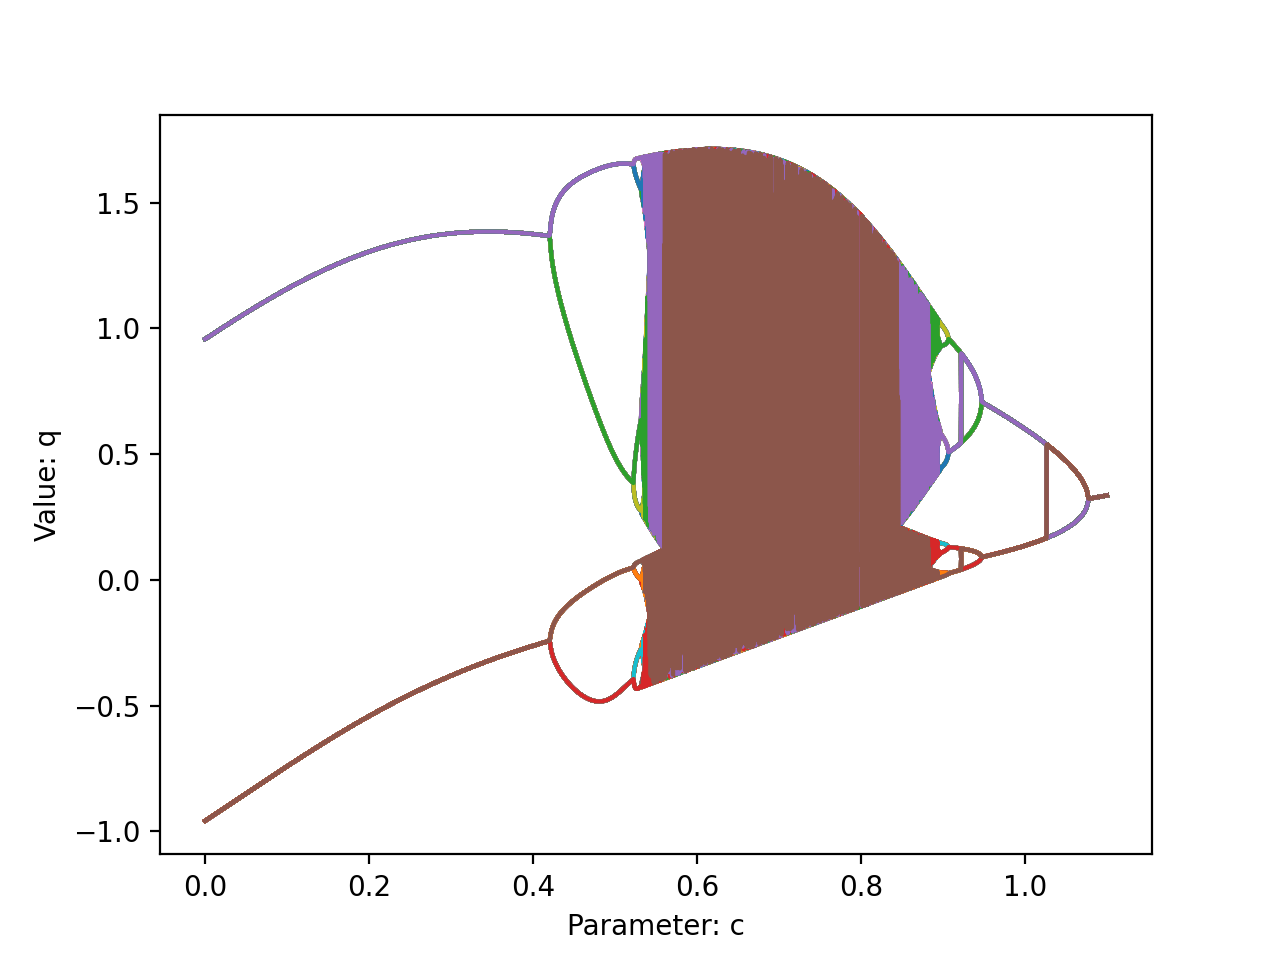

Reproduce this figure in Python.
import numpy as np
import math
import matplotlib.pyplot as plt

THRESHOLD = 1e-5
MU = 4.8
D = 0.25
R = 0.3
SAVE_START = 1000
SAVE_DURATION = 256
TOTAL_ITER = SAVE_START + SAVE_DURATION

def equ(q, c):
    return (1 - R) * q + R / D * (c - math.atan(MU * q))

def compute_q_values():
    q = np.zeros((11000, TOTAL_ITER))
    index = 0
    for c in np.arange(0.0, 1.1, 0.0001):
        q[index, 0] = 1.0
        for n in range(1, TOTAL_ITER):
            q[index, n] = equ(q[index, n - 1], c)
        index += 1
    return q

def find_forks(q):
    cur_n = 1
    for index in range(q.shape[0]):
        n = 1
        conv_fail = False
        while n <= 128:
            conv_fail = True
            for i in range(n):
                if abs(q[index, SAVE_START + i] - q[index, SAVE_START + n + i]) >= THRESHOLD:
                    conv_fail = False
                    break
            if conv_fail:
                if cur_n != n:
                    cur_n = n
                    print("c=", np.arange(0.0, 1.1, 0.0001)[index], "f=", n)
                break
            n = n * 2

def plot_q_values(q):
    x = np.arange(0.0, 1.1, 0.0001)
    plt.plot(x, q[:, SAVE_START: TOTAL_ITER])
    plt.xlabel('Parameter: c')
    plt.ylabel('Value: q')
    plt.show()

if __name__ == "__main__":
    q = compute_q_values()
    find_forks(q)
    plot_q_values(q)
